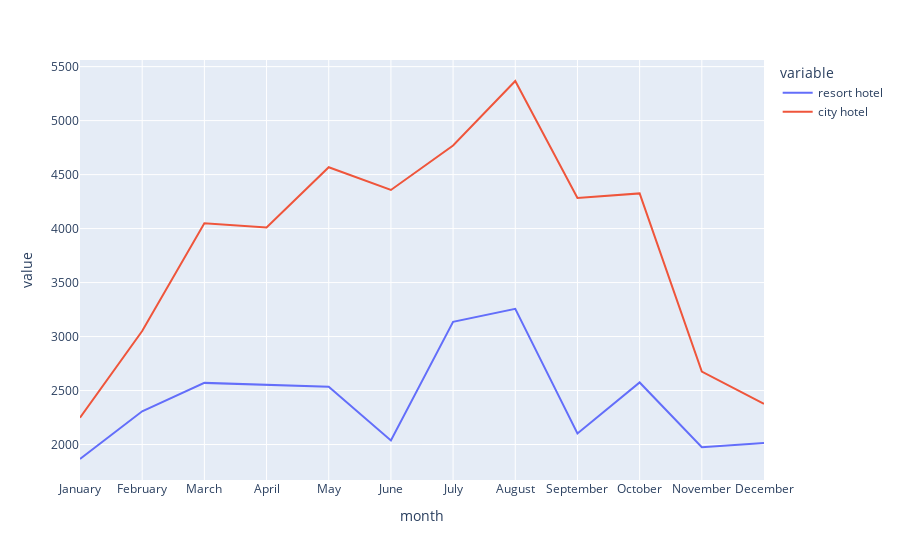

Source (notebook cell):
### Code cell
# plot a linechart for hotel table 
px.line(data_frame=number_hotel_table,x='month',y=['resort hotel','city hotel'])

### Figure 1 — Plotly figure (JSON) as saved in the notebook; plotly's stock layout.template omitted (floating-point values rounded to 4 significant figures)
{"data": [{"hovertemplate": "variable=resort hotel<br>month=%{x}<br>value=%{y}<extra></extra>", "legendgroup": "resort hotel", "line": {"color": "#636efa", "dash": "solid"}, "marker": {"symbol": "circle"}, "mode": "lines", "name": "resort hotel", "orientation": "v", "showlegend": true, "type": "scatter", "x": ["January", "February", "March", "April", "May", "June", "July", "August", "September", "October", "November", "December"], "xaxis": "x", "y": [1866, 2308, 2571, 2550, 2535, 2037, 3137, 3257, 2102, 2575, 1975, 2014], "yaxis": "y"}, {"hovertemplate": "variable=city hotel<br>month=%{x}<br>value=%{y}<extra></extra>", "legendgroup": "city hotel", "line": {"color": "#EF553B", "dash": "solid"}, "marker": {"symbol": "circle"}, "mode": "lines", "name": "city hotel", "orientation": "v", "showlegend": true, "type": "scatter", "x": ["January", "February", "March", "April", "May", "June", "July", "August", "September", "October", "November", "December"], "xaxis": "x", "y": [2249, 3051, 4049, 4010, 4568, 4358, 4770, 5367, 4283, 4326, 2676, 2377], "yaxis": "y"}], "layout": {"legend": {"title": {"text": "variable"}, "tracegroupgap": 0}, "margin": {"t": 60}, "xaxis": {"anchor": "y", "domain": [0, 1], "title": {"text": "month"}}, "yaxis": {"anchor": "x", "domain": [0, 1], "title": {"text": "value"}}}}
